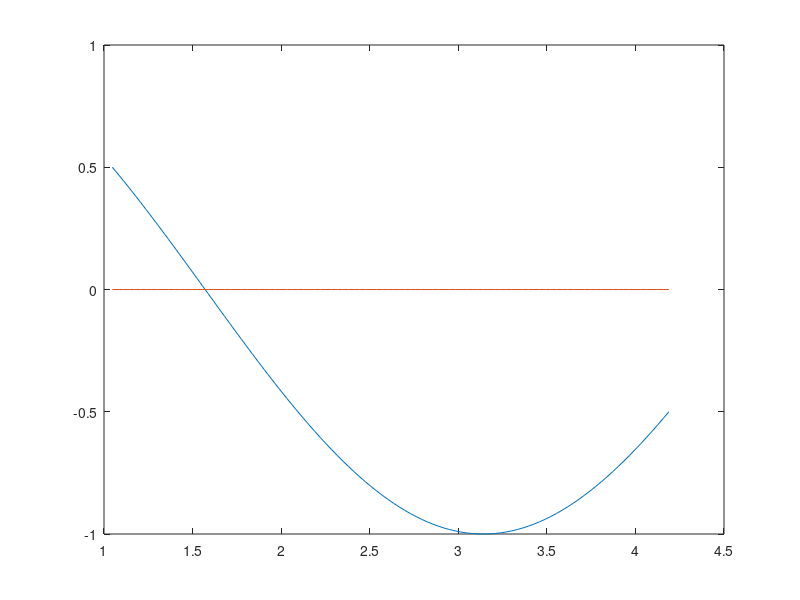

The MATLAB script that drew this image: (Note: this script raises an error after producing the figure.)
% Data je funkcija f(x) = cos x.
f = @(x) cos(x);

% a) Nacrtati x-osu i grafik funkcije na intervalu [pi/3, 4*pi/3]

a = pi/3;
b = 4*pi/3;
x = linspace(a,b,100);

plot(x, f(x)); hold on
% x-osa
plot(x, x*0);

% b) Otvorenom metodom naći i nacrtati nulu funkcije u istom intervalu.

% umesto intervala [a,b], stavicemo [1, 2.5] da bismo dobili nulu na
% intervalu
[x0,~] = zeroSecant(f, 1, 2.5, 0.00001, 100);
plot(x0, f(x0), 'o');

disp(['Resenje: ', num2str(x0)]);